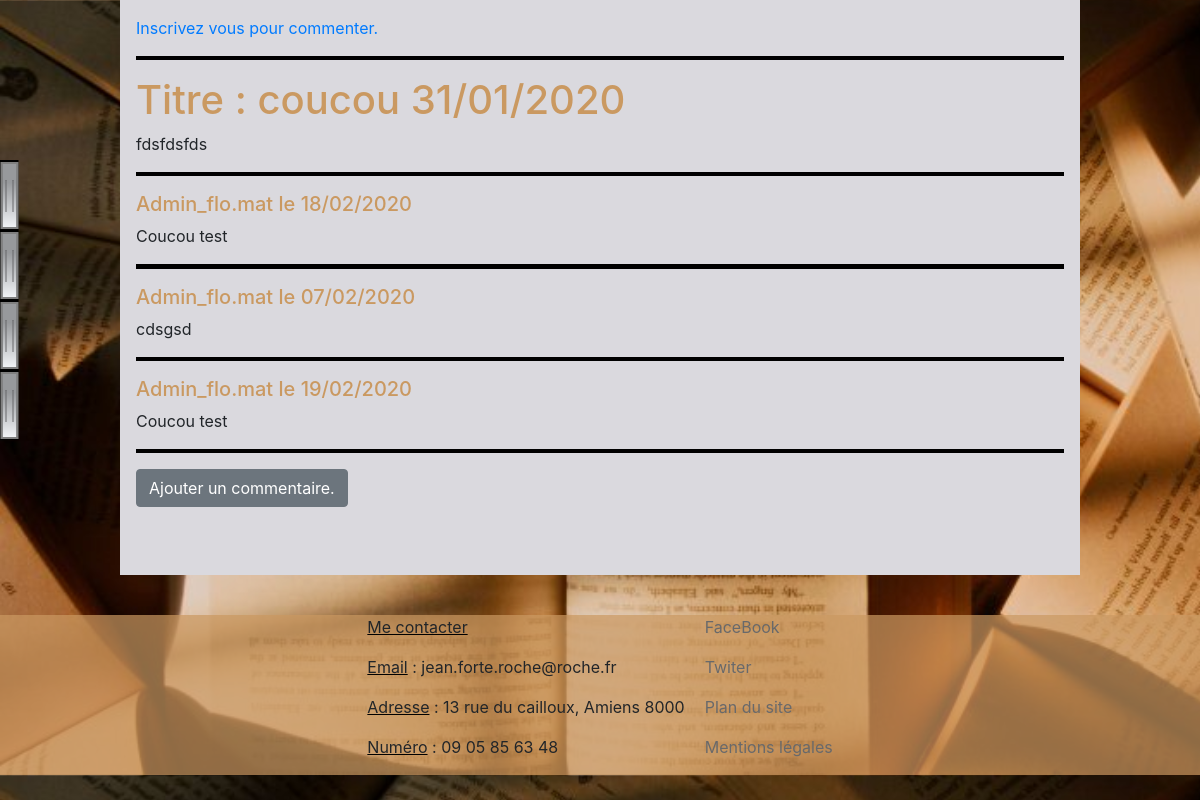
/index.php?action=displayComment&post=1, run on the app's committed database.
### tables this page shows
CREATE TABLE IF NOT EXISTS `post` (
  `id` int(11) NOT NULL AUTO_INCREMENT,
  `title` varchar(50) NOT NULL COMMENT 'title of post',
  `content` text NOT NULL COMMENT 'content of post',
  `creation_date` date NOT NULL COMMENT 'date of post creation',
  `autor` varchar(50) NOT NULL,
  PRIMARY KEY (`id`)
);

CREATE TABLE IF NOT EXISTS `comment` (
  `id` int(11) NOT NULL AUTO_INCREMENT,
  `autor` varchar(50) NOT NULL COMMENT 'autor of comment',
  `id_post` int(11) NOT NULL COMMENT 'id of commented post',
  `comment_text` text NOT NULL COMMENT 'text of comment',
  `comment_date` date NOT NULL COMMENT 'creation date of comment',
  `moderation` tinyint(1) NOT NULL DEFAULT '0' COMMENT 'reported comment',
  PRIMARY KEY (`id`)
);

### Model/Manager.php (called while the page is built, shortened)
<?php
	class Manager
	{
		protected function dbConnect()
		{
				try {
					$bdd = new \PDO('mysql:host=127.0.0.1;dbname=writerblog;charset=utf8', 'root', '', array(\PDO::ATTR_ERRMODE => \PDO::ERRMODE_EXCEPTION));
				}
				catch(Exception $e) {
					die('Erreur : '.$e->getMessage());
				}
				return $bdd;
		}
	}

### Model/PostModel.php (called while the page is built, shortened)
<?php
	class PostModel extends Manager
	{
		public function getThePost (int $id)
		{
			$req = $this->dbConnect()->prepare('SELECT title, content, creation_date FROM post WHERE id=:id ORDER BY creation_date');
			$req->execute(array(
				"id"=>$id,
			));
			$data = new Post($req->fetch());
			return $data;
		}
	}

### spl_autoloader.php (called while the page is built, shortened)
<?php
	spl_autoload_register(function($class)
	{
		$finalPath = str_replace("\\", "/", $class);
		$finalPath = str_replace("WriterBlog/", "", $finalPath);
	    $finalPath = $finalPath.'.php';
	});

### Entity/Post.php (called while the page is built, shortened)
<?php
	class Post
	{
		private  $title;
		private  $content;
		private  $creation_date;
		public function title() { return $this->title;}
		public function content() { return $this->content;}
		public function creation_date() { return $this->creation_date;}
    public function hydrate(array $data)
    {
      foreach ($data as $key => $value)
      {
        $method = 'set'.ucfirst($key);
      }
    }
    	public function setTitle($title)
  		{
    		if (is_string($title))
    		{
      			$this->title = $title;
    		}
  		}
    	public function setContent($content)
  		{
    		if (is_string($content))
    		{
      			$this->content = $content;
    		}
  		}
    	public function setCreation_date($creation_date)
  		{
    		if (is_string($creation_date))
    		{
      			$this->creation_date = $creation_date;
    		}
  		}
	}

### Model/CommentModel.php (called while the page is built, shortened)
<?php
	class CommentModel extends Manager
	{
		public function getComment (int $id_post)
		{
			$req = $this->dbConnect()->prepare('SELECT id, autor, comment_text, comment_date, moderation FROM comment WHERE id_post=?');
			$req->execute(array(
				$id_post,
			));
			while ($data = $req->fetch())
    		{
      			$dataArray[] = new Comment($data);
    		}
			return $dataArray ?? "error";
		}
	}

### Entity/Comment.php (called while the page is built, shortened)
<?php
	class Comment
	{
		private  $autor;
		private  $comment_text;
		private  $comment_date;
		public function autor() { return $this->autor;}
		public function comment_text() { return $this->comment_text;}
		public function comment_date() { return $this->comment_date;}
    public function hydrate(array $data)
    {
      foreach ($data as $key => $value)
      {
        $method = 'set'.ucfirst($key);
      }
    }
  		public function setId($id)
  		{
  			$id = (int) $id;
    	}
    	public function setAutor($autor)
  		{
    		if (is_string($autor))
    		{
      			$this->autor = $autor;
    		}
  		}
    	public function setComment_text($comment_text)
  		{
    		if (is_string($comment_text))
    		{
      			$this->comment_text = $comment_text;
    		}
  		}
    	public function setComment_date($comment_date)
  		{
    		if (is_string($comment_date))
    		{
      			$this->comment_date = $comment_date;
    		}
  		}
	}

### template/comment.php (the view, shortened to what this page needs)
<?php
$css = "public/css/style.css";
?>
<div class="wrap">
	<?php
		if (isset($_SESSION["connected"])) {
	?>
		<a href="index.php?action=redirectCreateComment&idPost=<?=$_GET['post']?>" class="btn btn-secondary">Ajouter un commentaire.</a>
	<?php
		} else {
			echo "<a href='index.php?action=registration'>Inscrivez vous pour commenter.</a>";
		}
	?>
	<hr class="separCom">
		<h1>Titre : <?=$dbPost->title()?> <?=date("d/m/Y",strtotime($dbPost->creation_date()))?></h1>
		<p><?=$dbPost->content()?></p>
		<?php
		if (is_array($dataComment)) {
			foreach($dataComment as $dbComment) {
		?>
			<div>
				<hr class="separCom">
		        <h5>
		            <?= htmlspecialchars($dbComment->autor())?> le <?= date("d/m/Y",strtotime($dbComment->comment_date()))?>
		        </h5>
		        <p><?= nl2br(htmlspecialchars($dbComment->comment_text()))?><br/></p>
		    </div>
		<?php
			}
		}
		?>
		<hr class="separCom">
		<a href="index.php?action=redirectCreateComment&idPost=<?=$_GET['post']?>" class="btn btn-secondary">Ajouter un commentaire.</a>
</div>
<?php
$content = ob_get_clean();
require('template.php');
?>

### index.php (shortened to what this page needs)
<?php
	require_once("spl_autoloader.php");
    $postController = new PostController();
    $commentController  = new CommentController();
    $controller = new Controller();
    if (isset($_GET["action"])) {
        switch ($_GET["action"]) {
            case 'displayComment' :
                if (isset($_GET['post']) AND $_GET['post'] > 0) {
                    $commentController->getComment();
                } else {
                    $controller->templateError("Erreur, le billet n'existe pas.");
                }
                break;
        }
    } else {
        $postController->getHome();
    }

### Controller/CommentController.php (shortened to what this page needs)
<?php
	class CommentController
	{
		private $commentModel;
		private $postModel;
		public function __construct ()
		{
			$this->commentModel = new CommentModel();
			$this->postModel = new PostModel();
		}
		public function getComment ()
		{
			if (isset($_GET['post'])) {
				$dbPost =  $this->postModel->getThePost($_GET['post']);
				$dataComment = $this->commentModel->getComment((int)$_GET['post']);
				require("template/comment.php");
			} else {
				$error = "Erreur, aucun commentaire trouvé.";
				require("template/templateError.php");
			}
		}
	}

### template/template.php (shortened to what this page needs)
<!DOCTYPE html>
<html>
    <head>
    	<link rel="stylesheet" href="https://stackpath.bootstrapcdn.com/bootstrap/4.4.1/css/bootstrap.min.css">
        <link href="<?= $css ?>" rel="stylesheet"/>
        <link href="public/css/header.css" rel="stylesheet" />
    </head>
    <body>
        <nav id="navHeader">
            <div class="headerTab">
                <div class="BordMenu"><hr class="BordIntMenu"><hr class="BordIntMenu"></div>
            </div>
            <div class="headerTab">
                <div class="BordMenu"><hr class="BordIntMenu"><hr class="BordIntMenu"></div>
            </div>
            <div class="headerTab">
                <div class="BordMenu"><hr class="BordIntMenu"><hr class="BordIntMenu"></div>
            </div>
            <div class="headerTab">
                <div class="BordMenu"><hr class="BordIntMenu"><hr class="BordIntMenu"></div>
            </div>
        </nav>
        <?= $content ?>
        <footer>
            <div id="homeMargin">
                <p id="footerDecoration">Me contacter</p>
                <p><span id="footerDecoration">Email</span> : jean.forte.roche@roche.fr</p>
                <p><span id="footerDecoration">Adresse</span> : 13 rue du cailloux, Amiens 8000</p>
                <p><span id="footerDecoration">Numéro</span> : 09 05 85 63 48</p>
            </div>
            <div>
                <p><a class="anchorMenu" href="">FaceBook</a></p>
                <p><a class="anchorMenu" href="">Twiter</a></p>
                <p><a class="anchorMenu" href="">Plan du site</a></p>
                <p><a class="anchorMenu" href="">Mentions légales</a></p>
            </div>
        </footer>
    </body>
</html>

### public/css/style.css (style rules this page uses)
body { background-image: url("../images/bodyBackground.jpg"); background-size: cover; position: relative; padding-bottom: 200px; }
h1, h2, h3, h4, h5 { color: rgb(202,153,97); }
.wrap { width: 80%; transform: translate(-50%,0); margin-left: 50%; z-index: 1; position: relative; background-color: rgb(218, 217, 222); padding: 1em; min-height: 575px; }
.separCom { height: 0.2em; background: black; }

### public/css/header.css (style rules this page uses)
footer { background-color: rgba(202,153,97,0.7); height: 160px; display: flex; justify-content: center; position: absolute; width: 100%; bottom: 0; }
#homeMargin { margin-right: 20px; }
#footerDecoration { text-decoration: underline black; }
#navHeader { position: fixed; top: 20%; z-index: 20; width: 0px; }
.headerTab { width: 185px; height: 70px; background: black; color: white; transform: translate(-90%,0); transition: transform 1s; display: flex; align-items: center; justify-content: flex-end; }
.anchorMenu { margin-bottom: 0; }
.BordMenu { width: 18px; margin-right: 0; margin-left: 2px; height: 67px; border: solid 2px grey; background : linear-gradient(0deg, #f0f2f5, #97999c 70.71%), linear-gradient(180deg, #f0f2f5, #97999c 70.71%); display: flex; }
.anchorMenu { text-decoration: none; color: #68696b; margin: auto; }

### data on the page
post: title "coucou", creation_date "31/01/2020", content "fdsfdsfds"
comment: autor "Admin_flo.mat", comment_date "18/02/2020", comment_text "Coucou test"
comment: autor "Admin_flo.mat", comment_date "07/02/2020", comment_text "cdsgsd"
comment: autor "Admin_flo.mat", comment_date "19/02/2020", comment_text "Coucou test"
